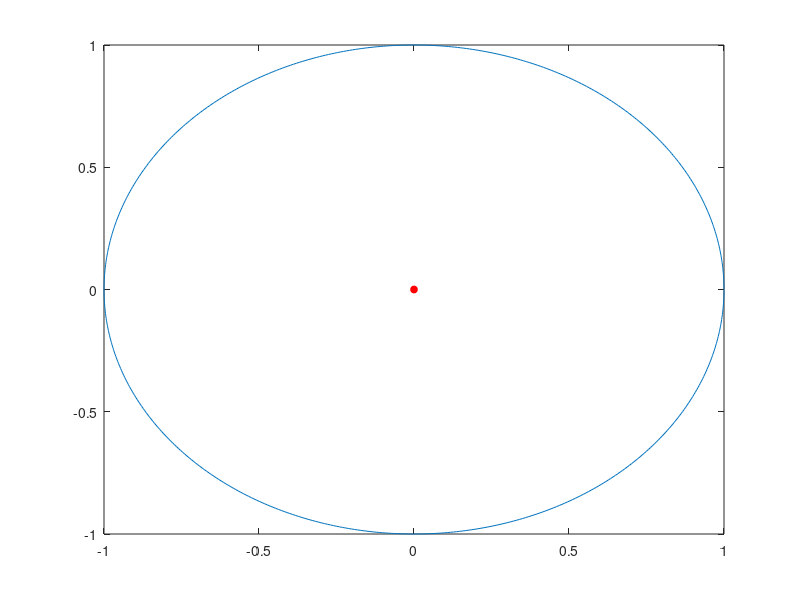

Reproduce this figure in MATLAB. (Note: this script raises an error after producing the figure.)
fid = fopen('psf.txt');
s = zeros( 151, 9, 9 );
fgetl( fid );
k = 1;
while ~feof( fid )
    for i = 1:8
        ln = fgetl( fid );
        l = sscanf(ln, '%f',18);
        s( k, :, i ) = l(2:2:18);
    end
    s( k, :, 9 ) = s( k, :, 1 );
    fgetl( fid );
    k = k + 1;
end
r = 0:1/8:1;
x = zeros(9,9);
y = zeros(9,9);
for i = 0:8
    x(:,i+1) = cos(i*pi/4) * r;
    y(:,i+1) = sin(i*pi/4) * r;
end


figure(1)
k = 0;
ang=0:0.01:2*pi; 
xp=cos(ang);
yp=sin(ang);
plot(xp,yp)
hold on

a = reshape(s( k+1, : ), [9, 9]);
[val idx ] = max(a); 
[val idx2 ] = max(max(a));
m = idx(idx2);
n = idx2;
hPlot = plot( x(m,n), y(m,n),'or','MarkerSize',5,'MarkerFaceColor','r' );
axis([-1 1 -1 1])
%// Set up name to create animated gif.
filename = 'gif1.gif';

%// Just a loop
while k < 151

    %// IMPORTANT part. Update the Z data
    a = reshape(s( k+1, : ), [9, 9]);
    [val idx ] = max(a); 
    [val idx2 ] = max(max(a));
    m = idx(idx2);
    n = idx2;

    
    set(hPlot,'XData',x(m,n),'YData',y(m,n));
drawnow
    
    frame = getframe(1);
    im = frame2im(frame);
    [imind,cm] = rgb2ind(im,256);
    if k == 0;
        imWrite(imind,cm,filename,'gif', 'Loopcount',inf);
    else
        imWrite(imind,cm,filename,'gif','WriteMode','append');
    end
 pause(.1)

    k = k+1;
end

hold off
